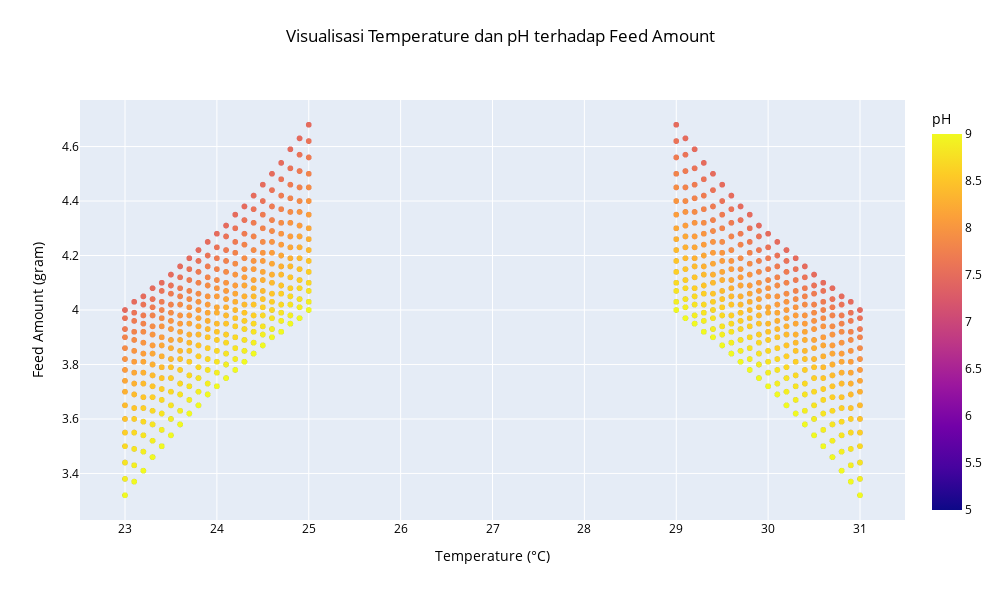

The notebook cell this image was saved under:
### Code cell
# Visualisasi hubungan Temperature dengan perubahan di satu titik pH
fig = px.scatter(data_frame=data, x='Temperature', y='feed_amount',
                 color='pH',
                 title='Visualisasi Temperature dan pH terhadap Feed Amount',
                 labels={'Temperature': 'Temperature (°C)', 'feed_amount': 'Feed Amount (gram)'},
                 width=1000, height=600)

# Mengatur gaya title
fig.update_layout(title={'text': 'Visualisasi Temperature dan pH terhadap Feed Amount',
                         'y':0.95,  # Penempatan title lebih proporsional
                         'x':0.5,
                         'xanchor': 'center',
                         'yanchor': 'top'},
                  font=dict(color='black'))  # Warna title hitam pekat

fig.show()

### Figure 1 — Plotly figure (JSON) as saved in the notebook; plotly's stock layout.template omitted (floating-point values rounded to 4 significant figures; data arrays with more than 128 entries replaced by an {"elided": "..."} marker saying what was removed)
{"data": [{"hovertemplate": "Temperature (°C)=%{x}<br>Feed Amount (gram)=%{y}<br>pH=%{marker.color}<extra></extra>", "legendgroup": "", "marker": {"color": {"elided": "1344 float values"}, "coloraxis": "coloraxis", "symbol": "circle"}, "mode": "markers", "name": "", "showlegend": false, "type": "scattergl", "x": {"elided": "1344 float values"}, "xaxis": "x", "y": {"elided": "1344 float values"}, "yaxis": "y"}], "layout": {"coloraxis": {"colorbar": {"title": {"text": "pH"}}, "colorscale": [[0, "#0d0887"], [0.1111, "#46039f"], [0.2222, "#7201a8"], [0.3333, "#9c179e"], [0.4444, "#bd3786"], [0.5556, "#d8576b"], [0.6667, "#ed7953"], [0.7778, "#fb9f3a"], [0.8889, "#fdca26"], [1, "#f0f921"]]}, "font": {"color": "black"}, "height": 600, "legend": {"tracegroupgap": 0}, "title": {"text": "Visualisasi Temperature dan pH terhadap Feed Amount", "x": 0.5, "xanchor": "center", "y": 0.95, "yanchor": "top"}, "width": 1000, "xaxis": {"anchor": "y", "domain": [0, 1], "title": {"text": "Temperature (°C)"}}, "yaxis": {"anchor": "x", "domain": [0, 1], "title": {"text": "Feed Amount (gram)"}}}}
